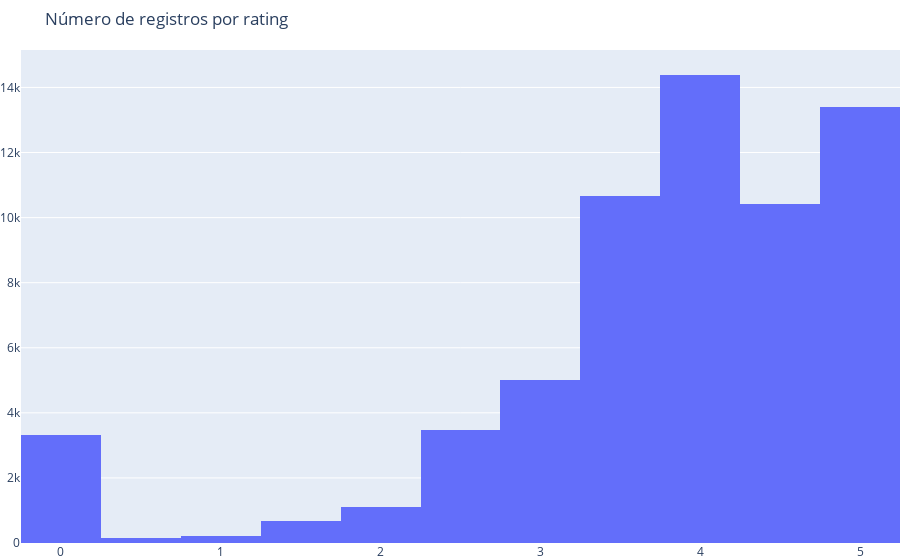

Notebook code for this chart:
### Code cell
hist_data = train_data['rating'].values.tolist()
fig = go.Figure(data=[go.Histogram(x=hist_data)], 
                layout=go.Layout(margin=go.layout.Margin(l=0, r=0, b=10, t=50)))
fig.update_layout(title='Número de registros por rating')

fig.show()

### Figure 1 — Plotly figure (JSON) as saved in the notebook; plotly's stock layout.template omitted (floating-point values rounded to 4 significant figures; data arrays with more than 128 entries replaced by an {"elided": "..."} marker saying what was removed)
{"data": [{"type": "histogram", "x": {"elided": "62874 float values"}}], "layout": {"margin": {"b": 10, "l": 0, "r": 0, "t": 50}, "title": {"text": "Número de registros por rating"}}}
